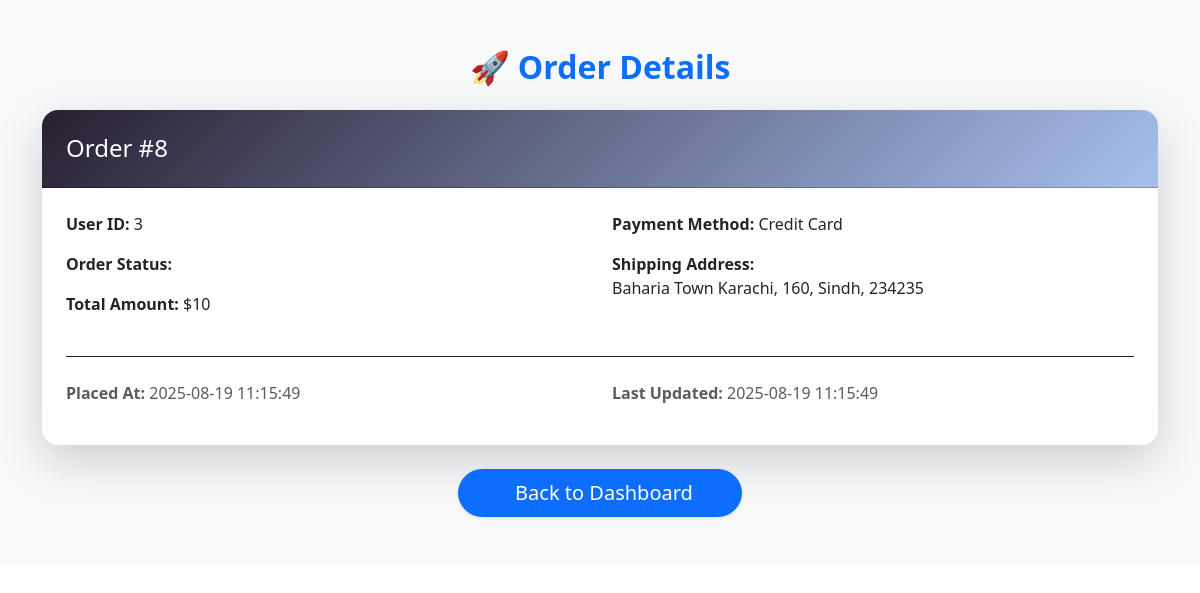
Page /admin/view_order.php?id=8 (signed in) on the committed database.
### tables this page shows
CREATE TABLE `orders` (
  `order_id` int(11) NOT NULL,
  `user_id` int(11) DEFAULT NULL,
  `order_Status` enum('panding','processing','shipped','delivered','cancelled') DEFAULT 'panding',
  `total_ammount` decimal(10,0) DEFAULT NULL,
  `payment_status` varchar(250) NOT NULL,
  `shipping_Address` varchar(500) DEFAULT NULL,
  `placed_at` timestamp NOT NULL DEFAULT current_timestamp(),
  `updated_at` timestamp NOT NULL DEFAULT current_timestamp() ON UPDATE current_timestamp()
);

### require/database_settings.php (called while the page is built)
<?php
        $host_name      = "localhost";
        $user_name      = "root";
        $password       = "";
        $database_name  = "ecommerce";
?>

### require/database_connection.php (called while the page is built, shortened)
<?php
require("database_settings.php");
class database_connection {
    public function __construct($host_name, $user_name, $password, $database_name) {
        $this->host_name = $host_name;
        $this->user_name = $user_name;
        $this->password = $password;
        $this->database_name = $database_name;
        $this->connection = new mysqli($this->host_name, $this->user_name, $this->password, $this->database_name);
    }
}
$connection = new database_connection($host_name, $user_name, $password, $database_name);

### admin/includes/orders.php (called while the page is built)
<?php
    include("../require/database_connection.php");
    class orders{
        public static function getorderbyid($id , $connection){
            $query = "SELECT * FROM orders WHERE order_id = $id";
            $result = mysqli_query($connection->connection, $query);
            return mysqli_fetch_assoc($result);
        }
    }
?>

### admin/view_order.php (the view, shortened to what this page needs)
<?php
    include("includes/orders.php");
    include("includes/admin_configs.php");
    $order = orders::getorderbyid($_REQUEST['id'], $connection);
?>
<link href="https://unpkg.com/aos@2.3.1/dist/aos.css" rel="stylesheet">
<section class="py-5 bg-light">
  <div class="container">
    <h2 class="mb-4 fw-bold text-primary text-center" data-aos="fade-down" data-aos-duration="800">
      🚀 Order Details
    </h2>
    <div class="card border-0 shadow-lg rounded-4 overflow-hidden" data-aos="zoom-in" data-aos-duration="1000">
      <div class="card-header text-white p-4" style="background: linear-gradient(135deg, #281f31ff 0%, #a6c0eeff 100%);" data-aos="fade-right" data-aos-duration="1200">
        <h4 class="mb-0">Order #<?php echo $order['order_id']; ?></h4>
      </div>
      <div class="card-body p-4">
        <div class="row g-4">
          <div class="col-md-6" data-aos="fade-up" data-aos-delay="200">
            <p class="mb-3"><i class="bi bi-person-circle text-primary"></i> <strong>User ID:</strong> <?php echo $order['user_id']; ?></p>
            <p class="mb-3">
              <strong>Order Status:</strong>
            </p>
            <p class="mb-3"><i class="bi bi-cash-stack text-info"></i> <strong>Total Amount:</strong> $<?php echo $order['total_ammount']; ?></p>
          </div>
          <div class="col-md-6" data-aos="fade-up" data-aos-delay="400">
            <p class="mb-3"><i class="bi bi-credit-card-2-front-fill text-danger"></i> <strong>Payment Method:</strong> <?php echo $order['payment_status']; ?></p>
            <p class="mb-3"><i class="bi bi-geo-alt-fill text-primary"></i> <strong>Shipping Address:</strong><br> <?php echo $order['shipping_Address']; ?></p>
          </div>
        </div>
        <hr class="my-4" data-aos="fade-left" data-aos-duration="800">
        <div class="row g-4 text-muted">
          <div class="col-md-6" data-aos="fade-up" data-aos-delay="600">
            <p><i class="bi bi-calendar-event text-secondary"></i> <strong>Placed At:</strong> <?php echo $order['placed_at']; ?></p>
          </div>
          <div class="col-md-6" data-aos="fade-up" data-aos-delay="800">
            <p><i class="bi bi-clock-history text-secondary"></i> <strong>Last Updated:</strong> <?php echo $order['updated_at']; ?></p>
          </div>
        </div>
      </div>
    </div>
    <div class="text-center mt-4" data-aos="fade-up" data-aos-delay="1000">
      <a href="dashboard.php" class="btn btn-primary btn-lg px-5 shadow-sm rounded-pill">
        <i class="bi bi-arrow-left-circle me-2"></i> Back to Dashboard
      </a>
    </div>
  </div>
</section>

### rows in the picture
orders: order_id "8", user "3", total_ammount "10", payment_status "Credit Card", shipping_Address "Baharia Town Karachi, 160, Sindh, 234235", placed_at "2025-08-19 11:15:49", updated_at "2025-08-19 11:15:49"
